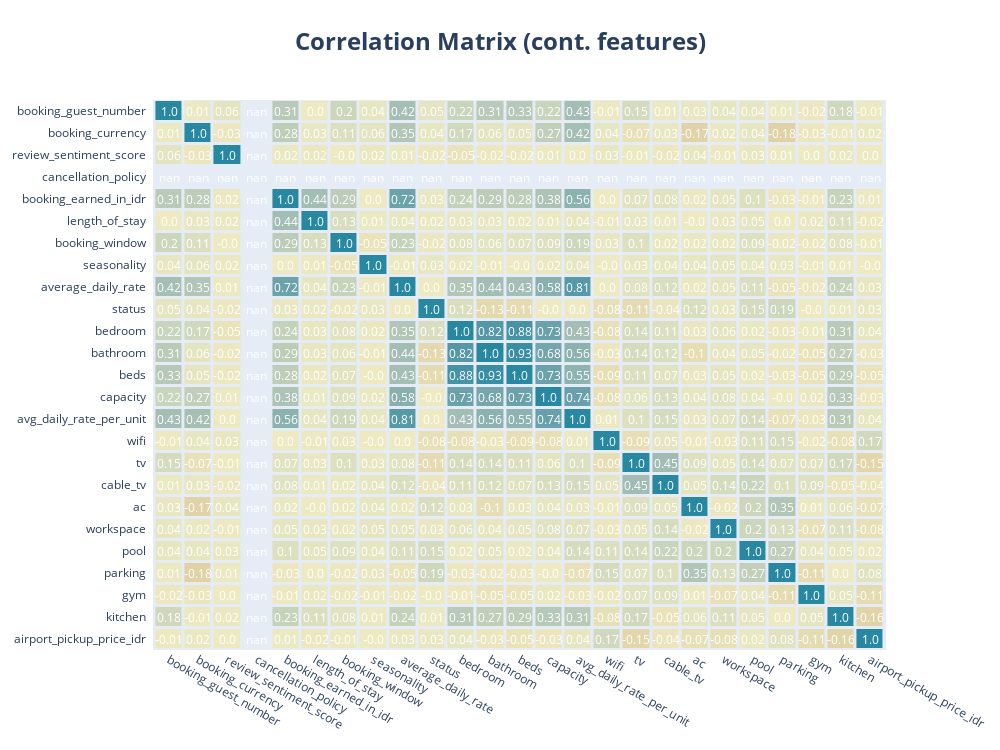

Notebook code cell kept with this figure:
### Code cell
cols = [col for col in df.columns if df[col].dtype != 'object'][1:]
corr = df[cols].corr()

fig = ff.create_annotated_heatmap(
    z=corr.to_numpy().round(2),
    x=list(corr.index.values),
    y=list(corr.columns.values),       
    xgap=3, ygap=3,
    zmin=-1, zmax=1,
    colorscale='earth',
    colorbar_thickness=30,
    colorbar_ticklen=3,
)
fig.update_layout(title_text='<b>Correlation Matrix (cont. features)<b>',
                  title_x=0.5,
                  titlefont={'size': 24},
                  width=1000, height=750,
                  margin=dict(l=150, r=100, b=100, t=100),
                  xaxis_showgrid=False,
                  xaxis={'side': 'bottom'},
                  yaxis_showgrid=False,
                  yaxis_autorange='reversed',                   
                  paper_bgcolor=None,
                  )
fig.show()
